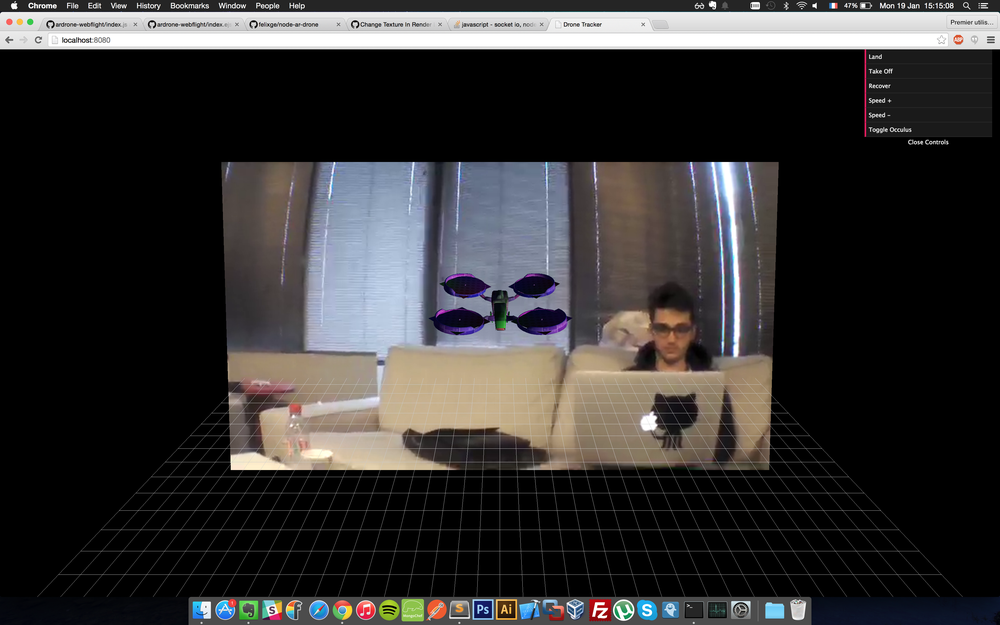
//> input picture screen.png, 1000 x 625 px, shrunk from 3840 x 2400 before the run, given in place of the camera
$ ./old   (built with g++ and OpenCV 4)
//> lines starting //> are read from the running program, lines starting //| are printed output that depends on the picture; after the words box and inside, x2 and y2 are one past the last pixel; in counts of white or black regions, pixels touching at a corner belong together
#include <iostream>
#include <string>
#include <opencv2/opencv.hpp>
#include <stdio.h>
#include <iostream>
#include <stdio.h>

using namespace std;
using namespace cv;

/** Function Headers */
void detectAndDisplay(Mat frame);

String face_cascade_name = "cascade/haarcascade_frontalface_alt.xml";
String eyes_cascade_name = "cascade/haarcascade_frontalface_alt.xml";
CascadeClassifier face_cascade;
CascadeClassifier eyes_cascade;
String window_name = "Capture - Face detection";

int main( void )
{
    VideoCapture capture;
    Mat frame;

    //-- 1. Load the cascades
    if(!face_cascade.load( face_cascade_name ) ){ printf("--(!)Error loading face cascade\n"); return -1; };
    if(!eyes_cascade.load( eyes_cascade_name ) ){ printf("--(!)Error loading eyes cascade\n"); return -1; };

    //-- 2. Read the video stream
    capture.open(-1);
    if ( ! capture.isOpened() ) { printf("--(!)Error opening video capture\n"); return -1; }

    while ( capture.read(frame) )
    {
//> frame is the input picture: 625 rows x 1000 cols, CV_8UC3; mean B, G, R 50.6, 50.7, 52.3
        if( frame.empty() )
        {
            printf(" --(!) No captured frame -- Break!");
            break;
        }
        detectAndDisplay(frame);
        int c = waitKey(10);
        if( (char)c == 27 ) { break; } // escape
    }
    return 0;
}

/** @function detectAndDisplay */
void detectAndDisplay( Mat frame )
{
    std::vector<Rect> faces;
    Mat frame_gray;

    cvtColor( frame, frame_gray, COLOR_BGR2GRAY );
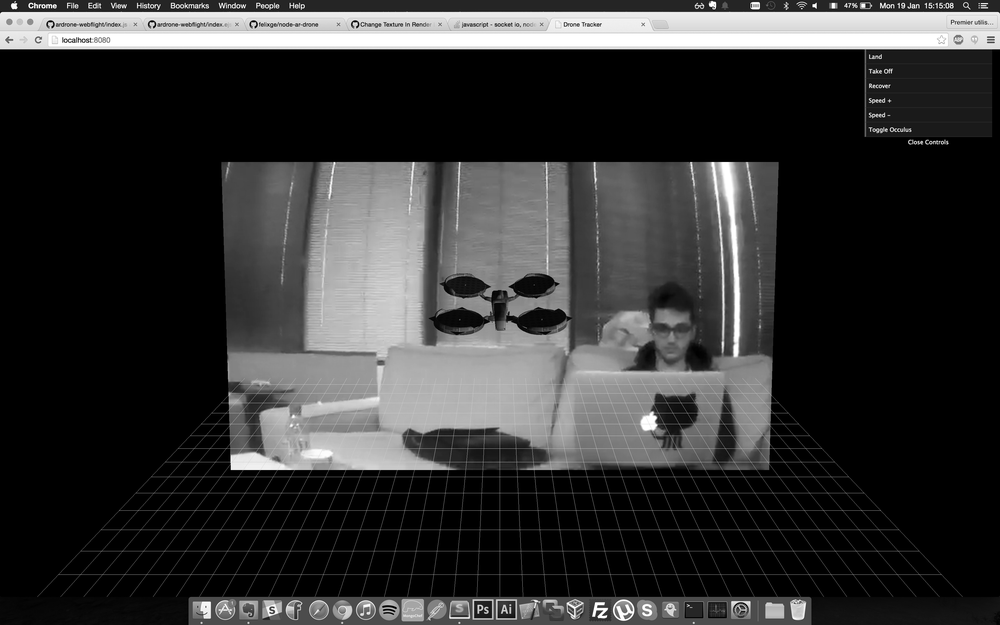
//> frame_gray: 625 rows x 1000 cols, CV_8UC1; min 0, max 255, mean 51.2
    equalizeHist( frame_gray, frame_gray );
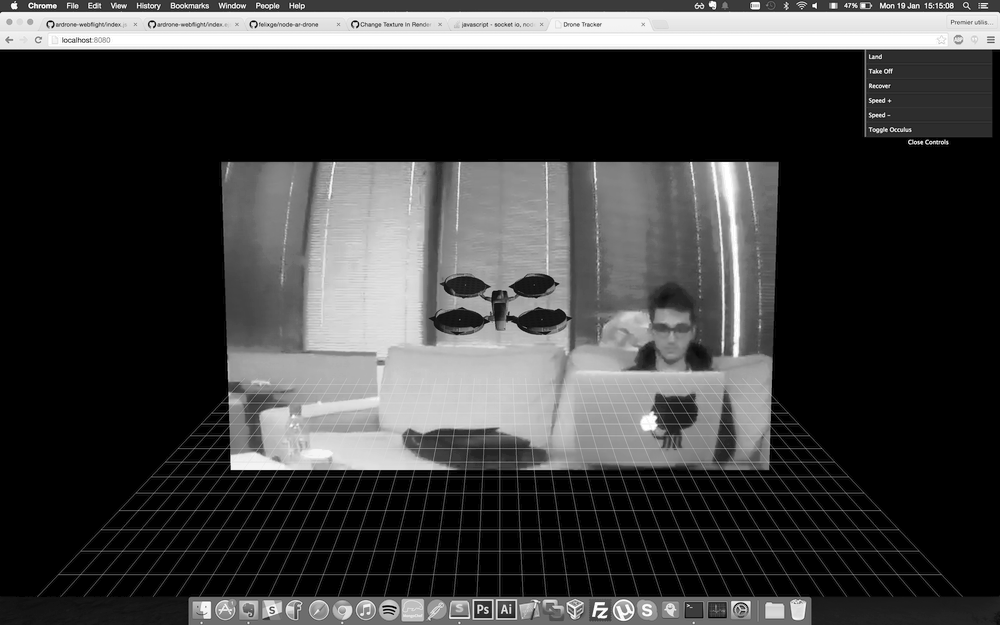
//> frame_gray: 625 rows x 1000 cols, CV_8UC1; min 0, max 255, mean 61.1

    //-- Detect faces
    face_cascade.detectMultiScale( frame_gray, faces, 1.1, 2, 0|CASCADE_SCALE_IMAGE, Size(30, 30) );
//> faces = 1 Rect (x, y, width, height): [646, 310, 53, 53]

    for ( size_t i = 0; i < faces.size(); i++ )
    {
        Point center( faces[i].x + faces[i].width/2, faces[i].y + faces[i].height/2 );
        ellipse( frame, center, Size( faces[i].width/2, faces[i].height/2 ), 0, 0, 360, Scalar( 255, 0, 255 ), 4, 8, 0 );

        Mat faceROI = frame_gray( faces[i] );
        std::vector<Rect> eyes;

        //-- In each face, detect eyes
        eyes_cascade.detectMultiScale( faceROI, eyes, 1.1, 2, 0 |CASCADE_SCALE_IMAGE, Size(30, 30) );

        for ( size_t j = 0; j < eyes.size(); j++ )
        {
            Point eye_center( faces[i].x + eyes[j].x + eyes[j].width/2, faces[i].y + eyes[j].y + eyes[j].height/2 );
            int radius = cvRound( (eyes[j].width + eyes[j].height)*0.25 );
            circle( frame, eye_center, radius, Scalar( 255, 0, 0 ), 4, 8, 0 );
        }
    }
//> this loop made 1 pass
//> (center, eyes) on pass 1: (Point(672, 336), 1 Rect (x, y, width, height): [3, 3, 46, 46])
//> pass 1, in detectAndDisplay, `Mat faceROI = frame_gray( faces[i] );`:
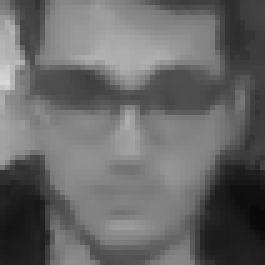
//> faceROI: 53 rows x 53 cols, CV_8UC1 (shown 5 times larger); min 10, max 217, mean 103.3
//> after the loop:
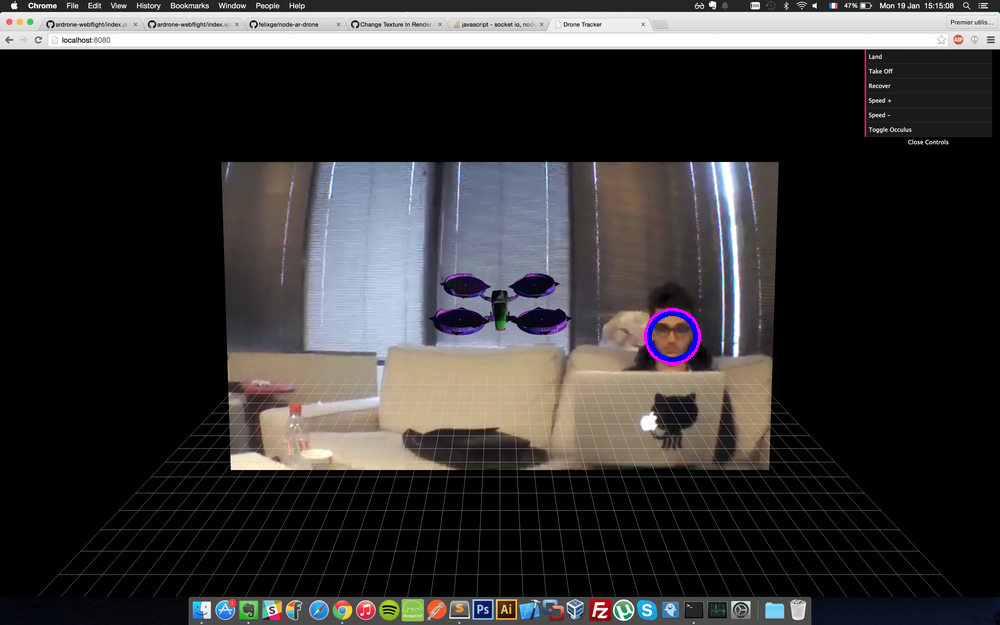
//> frame: 625 rows x 1000 cols, CV_8UC3; 0.2% of pixels changed, all inside (x1, y1, x2, y2) = (644, 308, 701, 365)
//> the Esc key is pressed
    //-- Show what you got
    imshow( window_name, frame );
}
